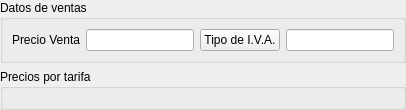
     <widget class="QWidget" name="pageVentas">
      <layout class="QVBoxLayout" name="verticalLayout_12">
       <property name="leftMargin">
        <number>0</number>
       </property>
       <property name="topMargin">
        <number>0</number>
       </property>
       <property name="rightMargin">
        <number>0</number>
       </property>
       <property name="bottomMargin">
        <number>0</number>
       </property>
       <item>
        <widget class="QGroupBox" name="groupBox_10">
         <property name="title">
          <string>Datos de ventas</string>
         </property>
         <layout class="QGridLayout" name="gridLayout_2">
          <item row="0" column="2">
           <widget class="DBChooseRecordButton" name="db_idimpuestoventa">
            <property name="text">
             <string>Tipo de I.V.A.</string>
            </property>
            <property name="fieldName" stdset="0">
             <string>idimpuestoventa</string>
            </property>
            <property name="dataEditable" stdset="0">
             <bool>true</bool>
            </property>
           </widget>
          </item>
          <item row="0" column="3">
           <widget class="DBLineEdit" name="db_impuestoventa_nombre">
            <property name="fieldName" stdset="0">
             <string>impuestosventa.nombre</string>
            </property>
           </widget>
          </item>
          <item row="0" column="0">
           <widget class="QLabel" name="label_6">
            <property name="text">
             <string>Precio Venta</string>
            </property>
           </widget>
          </item>
          <item row="0" column="1">
           <widget class="DBNumberEdit" name="db_pvp">
            <property name="maximumSize">
             <size>
              <width>200</width>
              <height>16777215</height>
             </size>
            </property>
            <property name="fieldName" stdset="0">
             <string>pvp</string>
            </property>
            <property name="dataEditable" stdset="0">
             <bool>true</bool>
            </property>
           </widget>
          </item>
         </layout>
        </widget>
       </item>
       <item>
        <widget class="QGroupBox" name="groupBox_5">
         <property name="title">
          <string>Precios por tarifa</string>
         </property>
         <layout class="QVBoxLayout" name="verticalLayout_11">
          <item>
           <widget class="DBDetailView" name="db_articulostarifas" native="true">
            <property name="relationName" stdset="0">
             <string>articulostarifas</string>
            </property>
            <property name="dataEditable" stdset="0">
             <bool>true</bool>
            </property>
            <property name="order" stdset="0">
             <string>descripcion</string>
            </property>
            <property name="inlineEdit" stdset="0">
             <bool>true</bool>
            </property>
           </widget>
          </item>
         </layout>
        </widget>
       </item>
      </layout>
     </widget>
